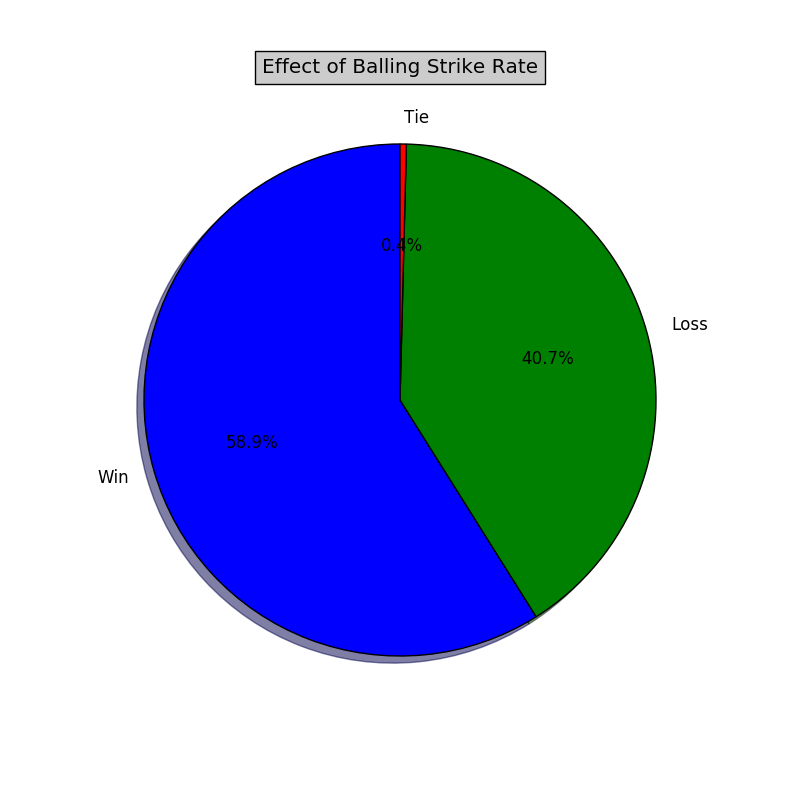

Source code (Python):
import csv
import pandas as pd
import numpy as nm
from pylab import*

folder = 'G:\\Google Drive\\Class file\Current\\Me\\Project300\\Data Analysis\\t20s_maleCSV\\'
# file_name = folder + teams + '.csv'

# if csv file column number changes, change this indexex according to the new csv file
decision_index = 6
toss_index = 18
winner_index = 22 #Something bad was happened for wrong indexing ................
team1_name_index = 15
team2_name_index = 16

balling_strike_rate_mixed_index = 4
team_name_mixed_index = 10

win = 0
loss = 0
tie = 0
team1_balling_strike_rate = 0
team2_balling_strike_rate = 0

#648
for value in range(1,505):

    global team1_balling_strike_rate
    global team2_balling_strike_rate

    filename = folder + str(value) + '.csv'
    file=open(filename, "r")
    reader = csv.reader(file)
    flag = 0
    for line in reader:
        if flag == 0:
            flag = 1
            continue
        decision=line[decision_index]
        toss=line[toss_index]
        winner=line[winner_index]
        team1_name = line[team1_name_index]
        team2_name = line[team2_name_index]
        break
    #print(decision,toss,winner)
    print(team1_name, team2_name)

    filename2 = folder + 'mixedCSV' + '.csv'
    file2=open(filename2, "r")
    reader2 = csv.reader(file2)
    flag = 0
    for line in reader2:
        if flag == 0:
            flag = 1
            continue

        if line[team_name_mixed_index] == team1_name:
            flag += 1
            print(line[balling_strike_rate_mixed_index] + '______________')
            team1_balling_strike_rate = float(line[balling_strike_rate_mixed_index])

        if line[team_name_mixed_index] == team2_name:
            flag += 1
            print(line[balling_strike_rate_mixed_index] + '______________')
            team2_balling_strike_rate = float(line[balling_strike_rate_mixed_index])

        if flag == 3:
            break

    print(team1_balling_strike_rate, team2_balling_strike_rate)
    print(winner)
    if(winner == 'tie'):
        tie = tie + 1
    elif winner == team1_name:
        if(team1_balling_strike_rate < team2_balling_strike_rate):
            win += 1
        else:
            loss += 1
    else:
        if(team1_balling_strike_rate > team2_balling_strike_rate):
            win += 1
        else:
            loss += 1

print(win,loss,tie)

figure(1, figsize=(8,8))
ax = axes([0.1,0.1,0.8,0.8])

x = (win/(win+loss+tie)) * 100
y = (loss/(win+loss+tie)) * 100
z = (tie/(win+loss+tie)) * 100
# The slices will be ordered and plotted counter-clockwise.
labels = 'Win', 'Loss', 'Tie'
fracs = [x , y , z ]
explode=(0, 0, 0)

pie(fracs, explode=explode, labels=labels,
                autopct='%1.1f%%', shadow=True, startangle=90)
                # The default startangle is 0, which would start
                # the Frogs slice on the x-axis.  With startangle=90,
                # everything is rotated counter-clockwise by 90 degrees,
                # so the plotting starts on the positive y-axis.

title('Effect of Balling Strike Rate', bbox={'facecolor':'0.8', 'pad':5})

show()
